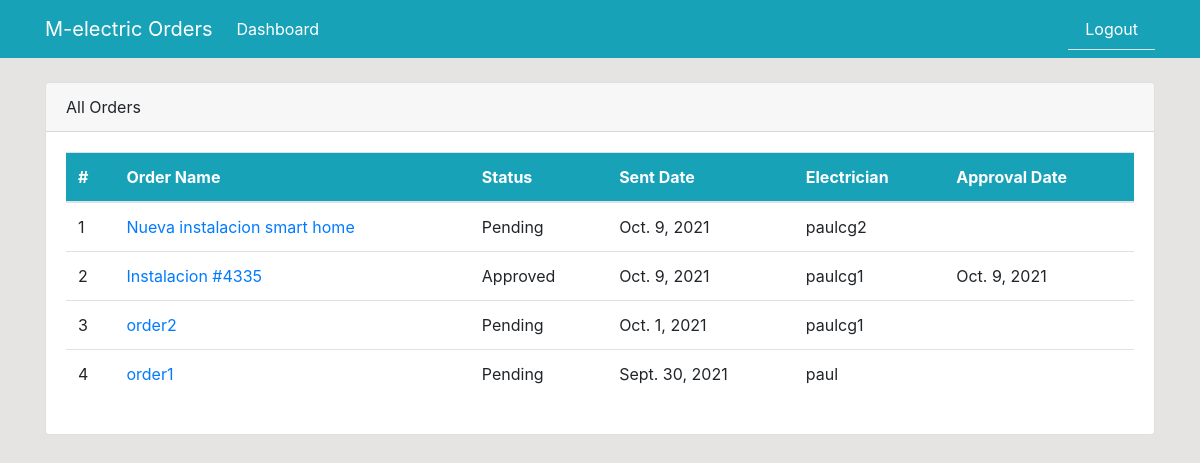
Page /all-orders (signed in) on the earlier database version.
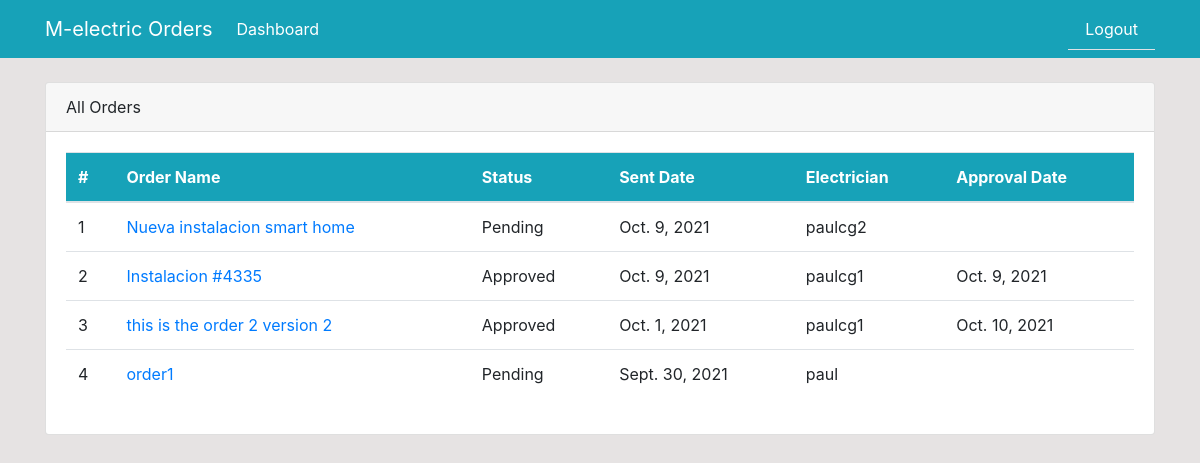
Same page on the later database version.
### dashboard/models.py (models this page shows, shortened)
class Order(models.Model):
	description = models.CharField('Order Description', max_length=100)
	status = models.CharField('Status', max_length=50, choices=STATUS)
	user = models.ForeignKey(User, blank=True, null=True, on_delete=models.CASCADE)
	products = models.ManyToManyField(Product, blank=True, through='ThroughModel')
	created = models.DateTimeField(auto_now_add=True)
	approval_date = models.DateTimeField('Approval Date', blank=True, null=True)

### dashboard/views.py (the view)
# urls.py: path('all-orders', views.all_orders, name='all-orders'),
@login_required
def all_orders(request):
    all_orders = Order.objects.all().order_by('-created')
    return render(request, 'dashboard/all_orders.html', {'all_orders':all_orders})

### templates/dashboard/all_orders.html (shortened to what this page needs)
{% extends 'partials/base.html' %}
{% block content %}
<div class="container">
    <div class="row mt-4">
            <div class="col-md-12">
                <div class="card">
                    <div class="card-header">
                        All Orders
                    </div>
                    <div class="card-body">
                        <table class="table bg-white">
                            <thead class="bg-info text-white">
                                <tr>
                                    <th>#</th>
                                    <th scope="col">Order Name</th>
                                    <th scope="col">Status</th>
                                    <th scope="col">Sent Date</th>
                                    <th scope="col">Electrician</th>
                                    <th scope="col">Approval Date</th>
                                </tr>
                            </thead>
                            <tbody>
                                {% for order in all_orders %}
                                <tr>
                                    <td>{{ forloop.counter }}</td>
                                    <td><a href="">{{ order.description }}</a></td>
                                    <td>{{ order.status }}</td>
                                    <td>{{ order.created.date }}</td>
                                    <td>{{ order.user }}</td>
                                    <td>{{ order.approval_date.date }}</td>
                                </tr>
                                {% endfor %}
                            </tbody>
                        </table>
                    </div>
                </div>
            </div>
    </div>
</div>
{% endblock %}

### templates/partials/base.html (shortened to what this page needs)
{% load static %}
<!doctype html>
<html lang="en">
  <head>
    <link rel="stylesheet" href="https://cdn.jsdelivr.net/npm/bootstrap@4.6.0/dist/css/bootstrap.min.css">
    <link rel="stylesheet" href="{% static 'style.css' %}">
  </head>
  <body>
      {% include 'partials/nav.html' %}
      {% block content %}
      {% endblock %}
  </body>
</html>

### templates/partials/nav.html (shortened to what this page needs)
<nav class="navbar navbar-expand-lg navbar-info bg-info">
    <div class="container">
        <a class="navbar-brand text-white" href="{% url 'index' %}">M-electric Orders</a>
        {% if user.is_authenticated %}
        <div class="collapse navbar-collapse" id="navbarSupportedContent">
            <ul class="navbar-nav mr-auto">
                <li class="nav-item active">
                    <a class="nav-link text-white" href="{% url 'index' %}">Dashboard </a>
                </li>
            </ul>
            <ul class="nav nav-tabs nav-fill navbar-default">
                <li class="nav-item">
                    <a class="nav-link text-white" href="{% url 'logout' %}">Logout</a>
                </li>
            </ul>
            {% endif %}
        </div>
    </div>
</nav>

### static/style.css (style rules this page uses)
body { background: rgb(230, 227, 227); }

Differences in the rows shown:
changed Order: description "order2" → "this is the order 2 version 2"; status "Pending" → "Approved"; approval_date (not shown) → "Oct. 10, 2021"
